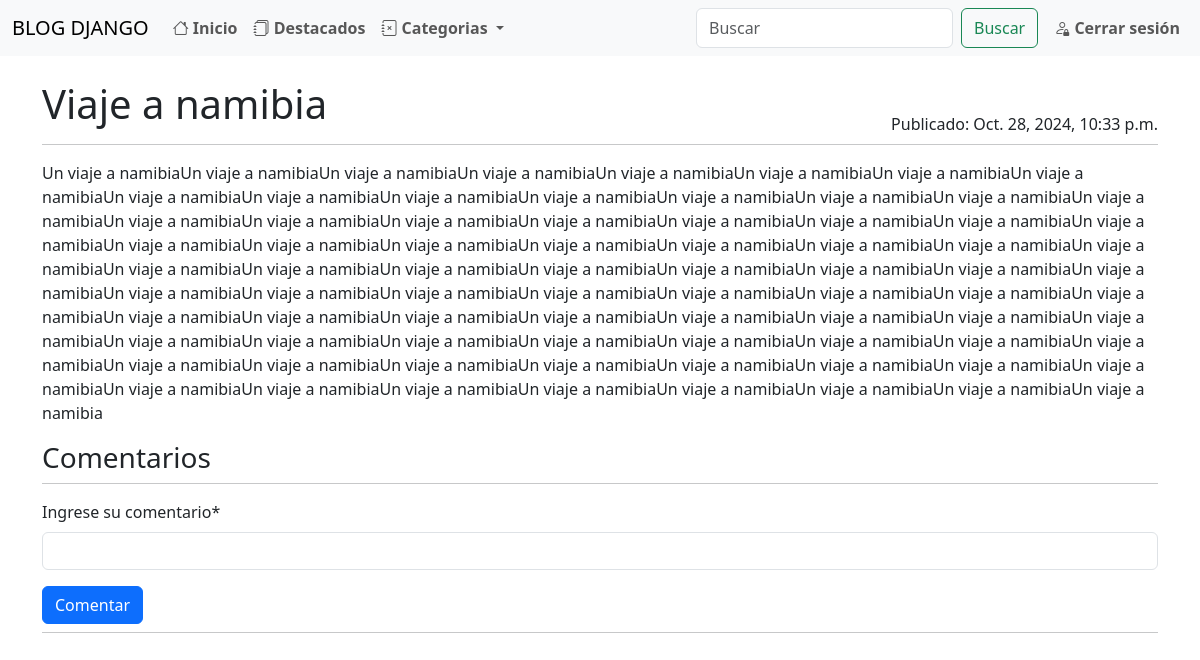
Page /post/viaje-a-namivia (signed in) on the committed database.
### blogs/models.py (models this page shows, shortened)
class Post(models.Model):
    title = models.CharField(max_length=255)
    slug = models.SlugField(unique=True)
    overview = models.TextField()
    date_create = models.DateTimeField(auto_now_add=True)
    content = models.TextField()
    author = models.ForeignKey(settings.AUTH_USER_MODEL, on_delete=models.PROTECT)
    categories = models.ManyToManyField('Category')
    featured = models.BooleanField(default=False)
    Image = models.ImageField(upload_to= 'post_image/', blank=True, null=True)
    pub_date = models.DateTimeField(null=True, blank=True)
    class Meta:
        ordering = ['-date_create']

### blogs/views.py (the view, shortened to what this page needs)
# urls.py: path('post/<slug:slug>', views.PostView.as_view(), name='post'),
class PostView(View):
    def get(self, request, *args, **kwargs):
        view = PostDetailView.as_view()
        return view(request, *args, **kwargs)

### blogs/forms.py
class PostCommentForm(forms.ModelForm):
    content = forms.CharField(label='Ingrese su comentario')
    class Meta:
        model = Comment
        fields = ['content']

### blogs/context_processors.py (called while the page is built)
def categories_processor(request):
    categories = Category.objects.all()
    return {
        'categories': categories
    }

### blogs/templatetags/markdown_extras.py (called while the page is built)
@register.filter()
@stringfilter
def markdown(value):
    return md.markdown(value, extensions=[
        'markdown.extensions.fenced_code',
        'markdown.extensions.toc',
    ])

### blogs/views.py (called while the page is built)
    def get_context_data(self, **kwargs):
        context = super().get_context_data(**kwargs)
        context['form'] = PostCommentForm()
        return context

### blogs/templates/blogs/post_detail.html (shortened to what this page needs)
{% extends 'base.html' %}
{% load markdown_extras %}
{% load crispy_forms_tags %}
{% block content %}
<div class="container-xxl bd-gutter mt-3 my-md-4 bd-layout">
    <main class="container">
        <div class="row g-5">
            <div class="col-md-12">
                <div class="row">
                    <div class="d-flex justify-content-between">
                        <h1>{{ post.title }}</h1>
                        <div class="align-self-end">Publicado: {{ post.pub_date }}</div>
                    </div>
                </div>
                <hr class="d-none d-md-block my-2 mb-3 mt-2">
                <p>{{ post.content | markdown | safe  }}</p>
                <h3 id="comments-section">Comentarios</h3>
                <hr class="d-none d-md-block my-2 mb-3 mt-2">
                <form method="post">
                    {{ form|crispy }}
                    <button class="btn btn-primary" type="submit">Comentar</button>
                </form>
                <hr class="d-none d-md-block my-2 mb-3 mt-2">
            </div>
        </div>
    </main>
</div>
{% endblock content %}

### rows in the picture
Post: title "Viaje a namibia", pub_date "Oct. 28, 2024, 10:33 p.m.", content "Un viaje a namibiaUn viaje a namibiaUn viaje a namibiaUn viaje a namibiaUn viaje a namibiaUn viaje a namibiaUn viaje a namibiaUn viaje a namibiaUn viaje a namibiaUn viaje a namibiaUn viaje a namibiaUn viaje a namibiaUn viaje a namibiaUn viaje a namibiaUn viaje a namibiaUn viaje a namibiaUn viaje a namibiaUn viaje a namibiaUn viaje a namibiaUn viaje a namibiaUn viaje a namibiaUn viaje a namibiaUn viaje a namibiaUn viaje a namibiaUn viaje a namibiaUn viaje a namibiaUn viaje a namibiaUn viaje a namibiaUn viaje a namibiaUn viaje a namibiaUn viaje a namibiaUn viaje a namibiaUn viaje a namibiaUn viaje a namibiaUn viaje a namibiaUn viaje a namibiaUn viaje a namibiaUn viaje a namibiaUn viaje a…"
